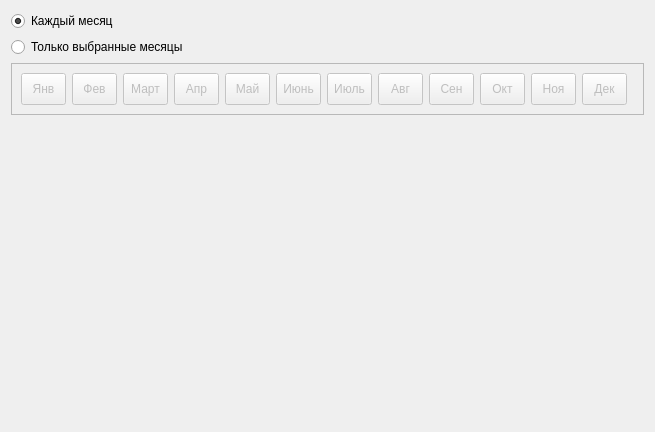
     <widget class="QWidget" name="monthPage">
      <property name="geometry">
       <rect>
        <x>0</x>
        <y>0</y>
        <width>655</width>
        <height>432</height>
       </rect>
      </property>
      <attribute name="label">
       <string>Месяцы</string>
      </attribute>
      <layout class="QVBoxLayout" name="verticalLayout_6">
       <item>
        <widget class="QRadioButton" name="monthEveryRadioButton">
         <property name="text">
          <string>Каждый месяц</string>
         </property>
         <property name="checked">
          <bool>true</bool>
         </property>
        </widget>
       </item>
       <item>
        <widget class="QRadioButton" name="monthSelectedRadioButton">
         <property name="text">
          <string>Только выбранные месяцы</string>
         </property>
        </widget>
       </item>
       <item>
        <widget class="QFrame" name="monthSelectedFrame">
         <property name="enabled">
          <bool>false</bool>
         </property>
         <property name="frameShape">
          <enum>QFrame::StyledPanel</enum>
         </property>
         <property name="frameShadow">
          <enum>QFrame::Raised</enum>
         </property>
         <layout class="QHBoxLayout" name="horizontalLayout_9">
          <item>
           <layout class="QGridLayout" name="gridLayout_4">
            <item row="0" column="9">
             <widget class="QToolButton" name="monthButton_10">
              <property name="minimumSize">
               <size>
                <width>45</width>
                <height>32</height>
               </size>
              </property>
              <property name="text">
               <string>Окт</string>
              </property>
              <property name="checkable">
               <bool>true</bool>
              </property>
             </widget>
            </item>
            <item row="0" column="10">
             <widget class="QToolButton" name="monthButton_11">
              <property name="minimumSize">
               <size>
                <width>45</width>
                <height>32</height>
               </size>
              </property>
              <property name="text">
               <string>Ноя</string>
              </property>
              <property name="checkable">
               <bool>true</bool>
              </property>
             </widget>
            </item>
            <item row="0" column="4">
             <widget class="QToolButton" name="monthButton_05">
              <property name="minimumSize">
               <size>
                <width>45</width>
                <height>32</height>
               </size>
              </property>
              <property name="text">
               <string>Май</string>
              </property>
              <property name="checkable">
               <bool>true</bool>
              </property>
             </widget>
            </item>
            <item row="0" column="5">
             <widget class="QToolButton" name="monthButton_06">
              <property name="minimumSize">
               <size>
                <width>45</width>
                <height>32</height>
               </size>
              </property>
              <property name="text">
               <string>Июнь</string>
              </property>
              <property name="checkable">
               <bool>true</bool>
              </property>
             </widget>
            </item>
            <item row="0" column="6">
             <widget class="QToolButton" name="monthButton_07">
              <property name="minimumSize">
               <size>
                <width>45</width>
                <height>32</height>
               </size>
              </property>
              <property name="text">
               <string>Июль</string>
              </property>
              <property name="checkable">
               <bool>true</bool>
              </property>
             </widget>
            </item>
            <item row="0" column="7">
             <widget class="QToolButton" name="monthButton_08">
              <property name="minimumSize">
               <size>
                <width>45</width>
                <height>32</height>
               </size>
              </property>
              <property name="text">
               <string>Авг</string>
              </property>
              <property name="checkable">
               <bool>true</bool>
              </property>
             </widget>
            </item>
            <item row="0" column="8">
             <widget class="QToolButton" name="monthButton_09">
              <property name="minimumSize">
               <size>
                <width>45</width>
                <height>32</height>
               </size>
              </property>
              <property name="text">
               <string>Сен</string>
              </property>
              <property name="checkable">
               <bool>true</bool>
              </property>
             </widget>
            </item>
            <item row="0" column="0">
             <widget class="QToolButton" name="monthButton_01">
              <property name="minimumSize">
               <size>
                <width>45</width>
                <height>32</height>
               </size>
              </property>
              <property name="text">
               <string>Янв</string>
              </property>
              <property name="checkable">
               <bool>true</bool>
              </property>
             </widget>
            </item>
            <item row="0" column="11">
             <widget class="QToolButton" name="monthButton_12">
              <property name="minimumSize">
               <size>
                <width>45</width>
                <height>32</height>
               </size>
              </property>
              <property name="text">
               <string>Дек</string>
              </property>
              <property name="checkable">
               <bool>true</bool>
              </property>
             </widget>
            </item>
            <item row="0" column="1">
             <widget class="QToolButton" name="monthButton_02">
              <property name="minimumSize">
               <size>
                <width>45</width>
                <height>32</height>
               </size>
              </property>
              <property name="text">
               <string>Фев</string>
              </property>
              <property name="checkable">
               <bool>true</bool>
              </property>
             </widget>
            </item>
            <item row="0" column="2">
             <widget class="QToolButton" name="monthButton_03">
              <property name="minimumSize">
               <size>
                <width>45</width>
                <height>32</height>
               </size>
              </property>
              <property name="text">
               <string>Март</string>
              </property>
              <property name="checkable">
               <bool>true</bool>
              </property>
             </widget>
            </item>
            <item row="0" column="3">
             <widget class="QToolButton" name="monthButton_04">
              <property name="minimumSize">
               <size>
                <width>45</width>
                <height>32</height>
               </size>
              </property>
              <property name="text">
               <string>Апр</string>
              </property>
              <property name="checkable">
               <bool>true</bool>
              </property>
             </widget>
            </item>
           </layout>
          </item>
          <item>
           <spacer name="horizontalSpacer_9">
            <property name="orientation">
             <enum>Qt::Horizontal</enum>
            </property>
            <property name="sizeHint" stdset="0">
             <size>
              <width>0</width>
              <height>20</height>
             </size>
            </property>
           </spacer>
          </item>
         </layout>
        </widget>
       </item>
       <item>
        <spacer name="verticalSpacer">
         <property name="orientation">
          <enum>Qt::Vertical</enum>
         </property>
         <property name="sizeHint" stdset="0">
          <size>
           <width>20</width>
           <height>40</height>
          </size>
         </property>
        </spacer>
       </item>
      </layout>
     </widget>
